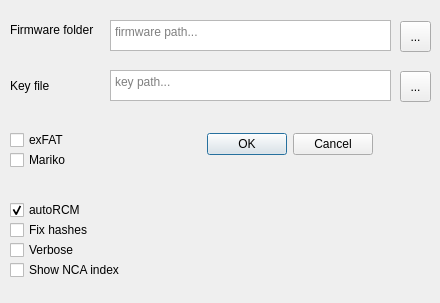
<?xml version="1.0" encoding="UTF-8"?>
<ui version="4.0">
 <class>MainWindow</class>
 <widget class="QMainWindow" name="MainWindow">
  <property name="geometry">
   <rect>
    <x>0</x>
    <y>0</y>
    <width>440</width>
    <height>303</height>
   </rect>
  </property>
  <property name="windowTitle">
   <string>MainWindow</string>
  </property>
  <widget class="QWidget" name="centralwidget">
   <widget class="QCheckBox" name="checkBox">
    <property name="geometry">
     <rect>
      <x>10</x>
      <y>130</y>
      <width>81</width>
      <height>20</height>
     </rect>
    </property>
    <property name="text">
     <string>exFAT</string>
    </property>
   </widget>
   <widget class="QCheckBox" name="checkBox_2">
    <property name="geometry">
     <rect>
      <x>10</x>
      <y>150</y>
      <width>81</width>
      <height>20</height>
     </rect>
    </property>
    <property name="text">
     <string>Mariko</string>
    </property>
   </widget>
   <widget class="QToolButton" name="toolButton">
    <property name="geometry">
     <rect>
      <x>400</x>
      <y>21</y>
      <width>31</width>
      <height>31</height>
     </rect>
    </property>
    <property name="text">
     <string>...</string>
    </property>
   </widget>
   <widget class="QToolButton" name="toolButton_2">
    <property name="geometry">
     <rect>
      <x>400</x>
      <y>71</y>
      <width>31</width>
      <height>31</height>
     </rect>
    </property>
    <property name="text">
     <string>...</string>
    </property>
   </widget>
   <widget class="QLabel" name="label">
    <property name="geometry">
     <rect>
      <x>10</x>
      <y>20</y>
      <width>101</width>
      <height>20</height>
     </rect>
    </property>
    <property name="text">
     <string>Firmware folder</string>
    </property>
   </widget>
   <widget class="QLabel" name="label_2">
    <property name="geometry">
     <rect>
      <x>10</x>
      <y>70</y>
      <width>55</width>
      <height>31</height>
     </rect>
    </property>
    <property name="text">
     <string>Key file</string>
    </property>
   </widget>
   <widget class="QDialogButtonBox" name="buttonBox">
    <property name="geometry">
     <rect>
      <x>180</x>
      <y>130</y>
      <width>193</width>
      <height>28</height>
     </rect>
    </property>
    <property name="standardButtons">
     <set>QDialogButtonBox::Cancel|QDialogButtonBox::Ok</set>
    </property>
   </widget>
   <widget class="QPlainTextEdit" name="plainTextEdit">
    <property name="geometry">
     <rect>
      <x>110</x>
      <y>20</y>
      <width>281</width>
      <height>31</height>
     </rect>
    </property>
    <property name="textInteractionFlags">
     <set>Qt::NoTextInteraction</set>
    </property>
    <property name="placeholderText">
     <string>firmware path...</string>
    </property>
   </widget>
   <widget class="QPlainTextEdit" name="plainTextEdit_2">
    <property name="geometry">
     <rect>
      <x>110</x>
      <y>70</y>
      <width>281</width>
      <height>31</height>
     </rect>
    </property>
    <property name="readOnly">
     <bool>true</bool>
    </property>
    <property name="textInteractionFlags">
     <set>Qt::NoTextInteraction</set>
    </property>
    <property name="placeholderText">
     <string>key path...</string>
    </property>
   </widget>
   <widget class="QCheckBox" name="checkBox_3">
    <property name="geometry">
     <rect>
      <x>10</x>
      <y>200</y>
      <width>81</width>
      <height>20</height>
     </rect>
    </property>
    <property name="text">
     <string>autoRCM</string>
    </property>
    <property name="checked">
     <bool>true</bool>
    </property>
    <property name="autoExclusive">
     <bool>false</bool>
    </property>
    <property name="tristate">
     <bool>false</bool>
    </property>
   </widget>
   <widget class="QCheckBox" name="checkBox_4">
    <property name="geometry">
     <rect>
      <x>10</x>
      <y>220</y>
      <width>91</width>
      <height>20</height>
     </rect>
    </property>
    <property name="text">
     <string>Fix hashes</string>
    </property>
   </widget>
   <widget class="QCheckBox" name="checkBox_5">
    <property name="geometry">
     <rect>
      <x>10</x>
      <y>240</y>
      <width>81</width>
      <height>20</height>
     </rect>
    </property>
    <property name="text">
     <string>Verbose</string>
    </property>
   </widget>
   <widget class="QCheckBox" name="checkBox_6">
    <property name="geometry">
     <rect>
      <x>10</x>
      <y>260</y>
      <width>121</width>
      <height>20</height>
     </rect>
    </property>
    <property name="text">
     <string>Show NCA index</string>
    </property>
   </widget>
  </widget>
 </widget>
 <resources/>
 <connections/>
</ui>
